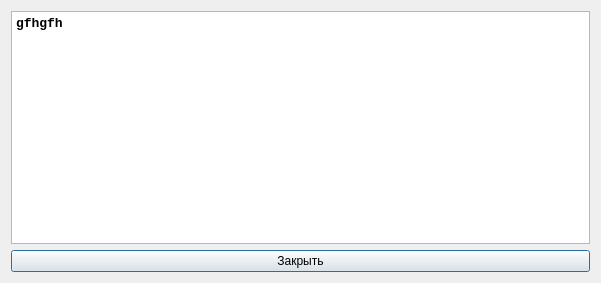
<?xml version="1.0" encoding="UTF-8"?>
<ui version="4.0">
 <class>InfoWindow</class>
 <widget class="QDialog" name="InfoWindow">
  <property name="geometry">
   <rect>
    <x>0</x>
    <y>0</y>
    <width>601</width>
    <height>283</height>
   </rect>
  </property>
  <property name="windowTitle">
   <string>Dialog</string>
  </property>
  <layout class="QVBoxLayout" name="verticalLayout">
   <item>
    <widget class="QTextEdit" name="textEdit">
     <property name="font">
      <font>
       <family>Consolas</family>
       <pointsize>10</pointsize>
      </font>
     </property>
     <property name="readOnly">
      <bool>true</bool>
     </property>
     <property name="html">
      <string>&lt;!DOCTYPE HTML PUBLIC &quot;-//W3C//DTD HTML 4.0//EN&quot; &quot;http://www.w3.org/TR/REC-html40/strict.dtd&quot;&gt;
&lt;html&gt;&lt;head&gt;&lt;meta name=&quot;qrichtext&quot; content=&quot;1&quot; /&gt;&lt;style type=&quot;text/css&quot;&gt;
p, li { white-space: pre-wrap; }
&lt;/style&gt;&lt;/head&gt;&lt;body style=&quot; font-family:'Consolas'; font-size:10pt; font-weight:400; font-style:normal;&quot;&gt;
&lt;p style=&quot; margin-top:0px; margin-bottom:0px; margin-left:0px; margin-right:0px; -qt-block-indent:0; text-indent:0px;&quot;&gt;&lt;span style=&quot; font-weight:600;&quot;&gt;gfhgfh&lt;/span&gt;&lt;/p&gt;&lt;/body&gt;&lt;/html&gt;</string>
     </property>
    </widget>
   </item>
   <item>
    <widget class="QPushButton" name="closeButton">
     <property name="text">
      <string>Закрыть</string>
     </property>
    </widget>
   </item>
  </layout>
 </widget>
 <resources/>
 <connections/>
</ui>
